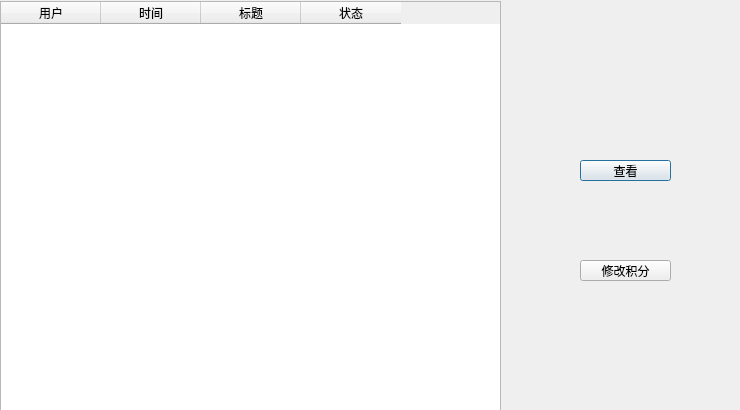
<?xml version="1.0" encoding="UTF-8"?>
<ui version="4.0">
 <class>administrator</class>
 <widget class="QDialog" name="administrator">
  <property name="geometry">
   <rect>
    <x>0</x>
    <y>0</y>
    <width>740</width>
    <height>410</height>
   </rect>
  </property>
  <property name="windowTitle">
   <string>Dialog</string>
  </property>
  <widget class="QPushButton" name="pushButton">
   <property name="geometry">
    <rect>
     <x>580</x>
     <y>160</y>
     <width>91</width>
     <height>21</height>
    </rect>
   </property>
   <property name="text">
    <string>查看</string>
   </property>
  </widget>
  <widget class="QPushButton" name="pushButton_2">
   <property name="geometry">
    <rect>
     <x>580</x>
     <y>260</y>
     <width>91</width>
     <height>21</height>
    </rect>
   </property>
   <property name="text">
    <string>修改积分</string>
   </property>
  </widget>
  <widget class="QTableWidget" name="tableWidget_user_message">
   <property name="geometry">
    <rect>
     <x>0</x>
     <y>1</y>
     <width>501</width>
     <height>411</height>
    </rect>
   </property>
   <column>
    <property name="text">
     <string>用户</string>
    </property>
   </column>
   <column>
    <property name="text">
     <string>时间</string>
    </property>
   </column>
   <column>
    <property name="text">
     <string>标题</string>
    </property>
   </column>
   <column>
    <property name="text">
     <string>状态</string>
    </property>
   </column>
  </widget>
 </widget>
 <resources/>
 <connections/>
</ui>
